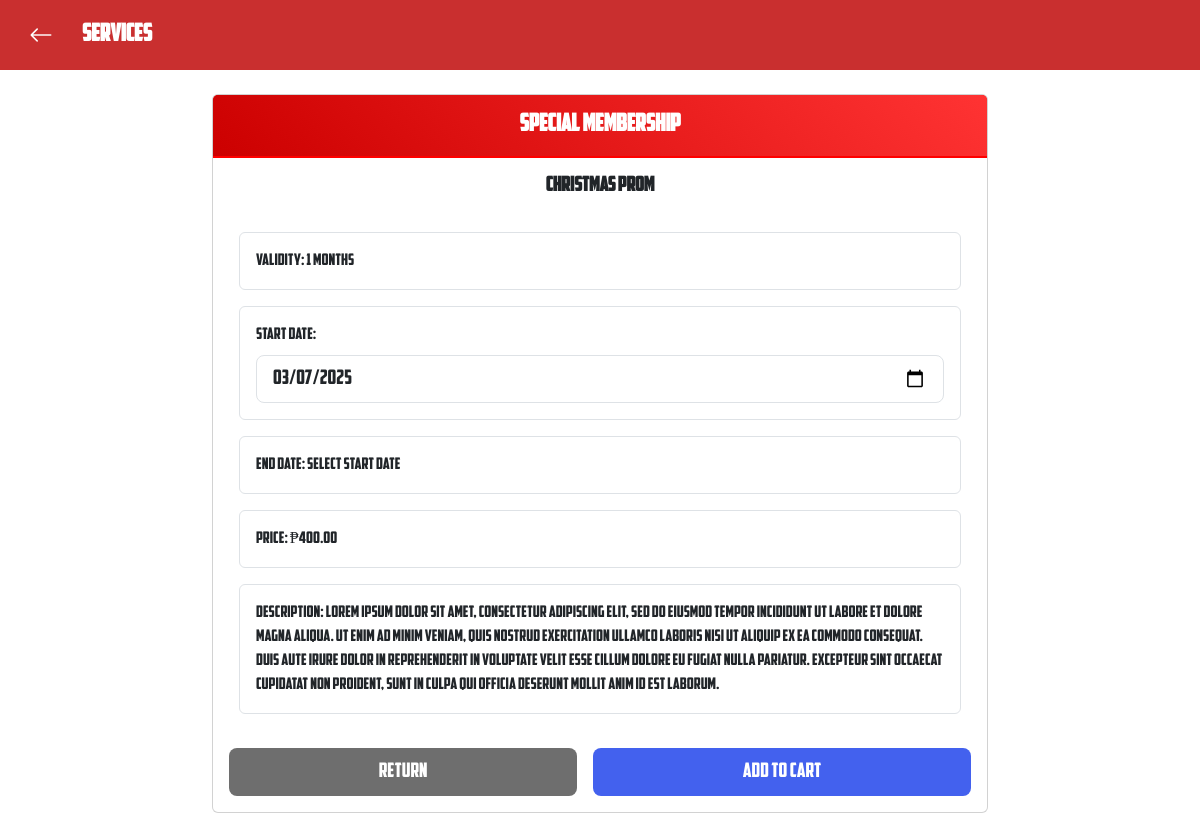
Before: /website/services/avail_membership.php?id=21 (signed in) with the older database file.
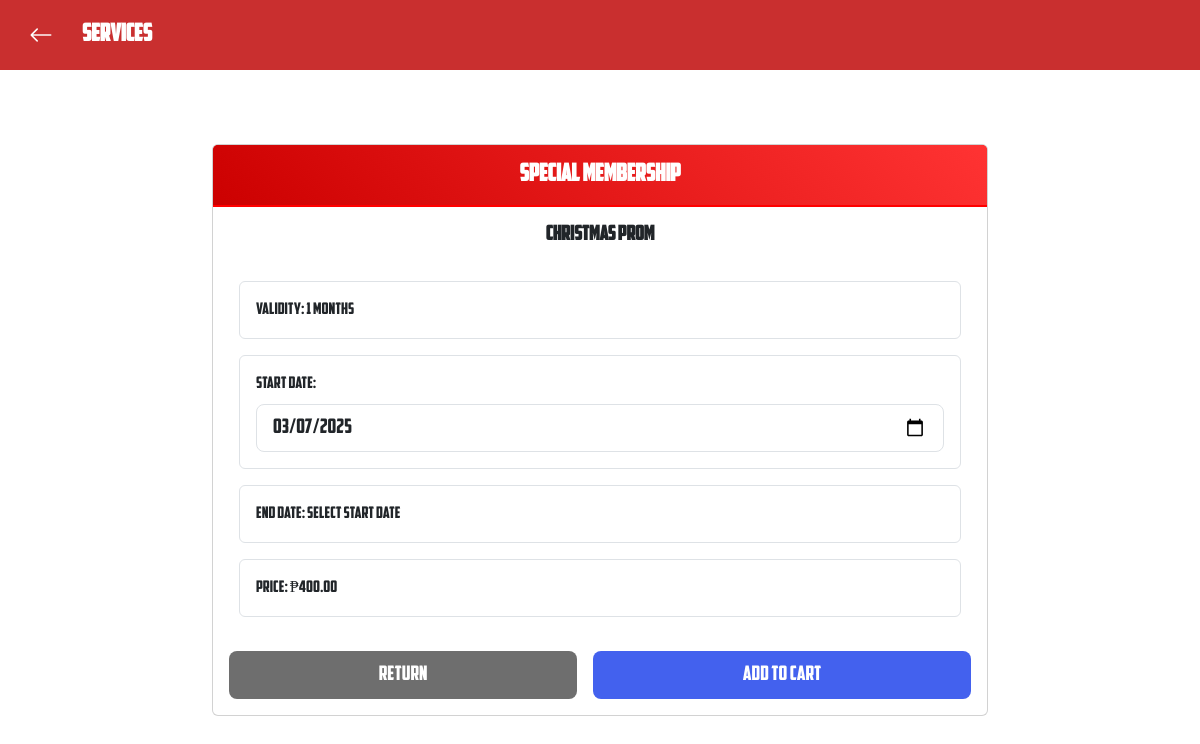
After: the same page with the newer database file.
### tables this page shows
CREATE TABLE `membership_plans` (
  `id` int(11) NOT NULL,
  `plan_name` varchar(100) NOT NULL,
  `plan_type` enum('standard','special') NOT NULL,
  `price` decimal(10,2) NOT NULL,
  `duration` int(11) NOT NULL,
  `duration_type_id` int(11) NOT NULL,
  `description` text DEFAULT NULL,
  `start_date` date DEFAULT NULL,
  `end_date` date DEFAULT NULL,
  `status` enum('active','inactive') NOT NULL,
  `is_removed` tinyint(1) NOT NULL DEFAULT 0,
  `created_at` timestamp NOT NULL DEFAULT current_timestamp(),
  `updated_at` timestamp NOT NULL DEFAULT current_timestamp() ON UPDATE current_timestamp()
);

### website/services/services.class.php (called while the page is built, shortened)
<?php
class Services_class{
    protected $db;
    function __construct(){
        $this->db = new Database();
    }
    public function fetchGymrate($membership_plan_id) {
        $conn = $this->db->connect();
        try {
            $sql = "SELECT mp.*, dt.type_name as duration_type
                    FROM membership_plans mp
                    LEFT JOIN duration_types dt ON mp.duration_type_id = dt.id
                    WHERE mp.id = ?";
            $stmt = $conn->prepare($sql);
            $stmt->execute([$membership_plan_id]);
            return $stmt->fetch();
        } catch (Exception $e) {
            return null;
        }
    }
}

### website/services/avail_membership.php (the view, shortened to what this page needs)
<?php
require_once 'services.class.php';
$Services = new Services_Class();
$membership_id = clean_input($_GET['id']);
$membership = $Services->fetchGymrate($membership_id);
$membership['validity'] = $membership['duration'] . ' ' . strtolower($membership['duration_type']);
$start_date = date('Y-m-d');
?>
<link rel="stylesheet" href="https://cdn.jsdelivr.net/npm/bootstrap@5.3.2/dist/css/bootstrap.min.css">
<link rel="stylesheet" href="https://cdn.jsdelivr.net/npm/bootstrap-icons@1.11.1/font/bootstrap-icons.css">
<link rel="stylesheet" href="service.css">
<div class="avail-membership-page">
    <div class="container-fluid p-0">
    <div class="bg-custom-red text-white p-3 d-flex align-items-center">
            <button class="btn text-white me-3" onclick="window.location.href='../services.php'">
                <i class="bi bi-arrow-left fs-4"></i>
            </button>
            <h1 class="mb-0 fs-4 fw-bold">SERVICES</h1>
        </div>
        <div class="container-fluid">
            <div class="row flex-grow-1 overflow-auto">
            <div class="col-12 col-lg-8 mx-auto py-3 main-container">
                <div class="card main-content" style="width: 100%;">
                <div class="card-header py-3">
                    <h2 class="h4 fw-bold mb-0 text-center"><?= $membership['plan_type'] ?> Membership</h2>
                </div>
                <div class="card-body p-3">
                    <h3 class="h5 fw-bold text-center mb-4"><?= $membership['plan_name'] ?></h3>
                <section class="scrollable-section">
                    <div class="row g-3">
                    <div class="col-12">
                        <div class="border rounded p-3">
                        <p class="mb-0">Validity: <?= $membership['validity'] ?></p>
                        </div>
                    </div>
                    <div class="col-12">
                        <div class="border rounded p-3">
                        <div class="form-group">
                            <label for="start_date" class="form-label">Start Date:</label>
                            <input type="date"
                               class="form-control form-control-lg"
                               id="start_date"
                               name="start_date"
                               min="<?= date('Y-m-d', strtotime('today')) ?>"
                               value="<?= $start_date ?>"
                               required
                               onchange="updateEndDate(this.value, <?= $membership['duration'] ?>)">
                        </div>
                        </div>
                    </div>
                    <div class="col-12">
                        <div class="border rounded p-3">
                        <p class="mb-0">End Date: <span id="end_date">Select start date</span></p>
                        </div>
                    </div>
                    <div class="col-12">
                        <div class="border rounded p-3">
                        <p class="mb-0">Price: ₱<?= number_format($membership['price'], 2) ?></p>
                        </div>
                    </div>
                    <?php if (!empty($membership['description'])): ?>
                    <div class="col-12">
                        <div class="border rounded p-3">
                        <p class="mb-0">Description: <?= nl2br(htmlspecialchars($membership['description'])) ?></p>
                        </div>
                    </div>
                    <?php endif; ?>
                    </div>
                </section>
                    <div class="d-grid gap-3 d-md-flex justify-content-md-between mt-4">
                    <a href="../services.php" class="btn return-btn btn-lg flex-fill">Return</a>
                    <?php if (isset($_SESSION['user_id'])): ?>
                        <form method="POST" class="flex-fill" onsubmit="return validateForm(event)">
                        <button type="submit" class="btn btn-lg w-100 add-cart" style="height: 48px!;">Add to Cart</button>
                        </form>
                    <?php else: ?>
                        <button  class="btn btn-custom-red btn-lg "><a href="../../login/login.php">Login to Add</a></button>
                    <?php endif; ?>
                    </div>
                </div>
                </div>
            </div>
            </div>
        </div>
    </div>
</div>

Changed rows visible on the page:
changed membership_plans "special": description "Lorem ipsum dolor sit amet, consectetur adipiscing elit, sed do eiusmod tempor incididunt ut labore et dolore magna aliqua. Ut enim ad minim veniam, quis nostrud exercitation ullamco laboris nisi ut aliquip ex ea commodo consequat. Duis aute irure dolor in reprehenderit in voluptate velit esse cillum dolore eu fugiat nulla pariatur. Excepteur sint occaecat cupidatat non proident, sunt in culpa qui officia deserunt mollit anim id est laborum." → (not shown)
Other visible differences:
text no longer shown: "Description:"
